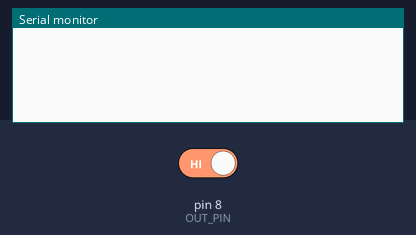
A sketch run on a simulated Arduino Uno, built with avr-gcc and run on an emulated ATmega328P. Parts: the last lines printed to the serial monitor. The test bench sets the inputs (shaded band); at power-on: pin 8 (OUT_PIN) HIGH.

Above: at 1.2 s.
1.3 s: pin 8 (OUT_PIN) driven LOW
At 1.42 s:
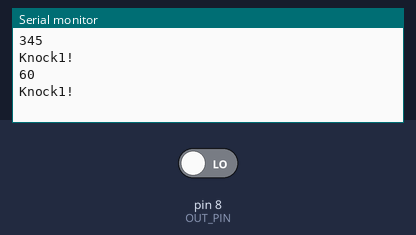
At 2.43 s:
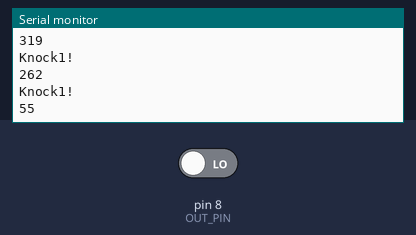
2.8 s: pin 8 (OUT_PIN) driven HIGH
Timing chart, 0 to 5.8 s (numbered marks = the images above; inputs shaded):
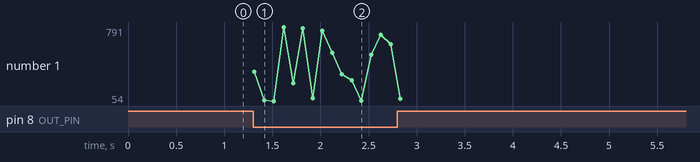

The sketch:

mididrums.ino
```cpp
// (licence header left out)
//uses blue microphone module from ebay.

const int OUT_PIN = 8;
const int SAMPLE_TIME = 100;
unsigned long millisCurrent;
unsigned long millisLast = 0;
unsigned long millisElapsed = 0;

const int threshold1 = 50;
const int threshold2 = 500;
const int threshold3 = 1000;

int sampleBufferValue = 0;

void setup() {
  Serial.begin(9600);
}

void loop() {

  millisCurrent = millis();
  millisElapsed = millisCurrent - millisLast;

  if (digitalRead(OUT_PIN) == LOW) {
    sampleBufferValue++;
  }

  if (millisElapsed > SAMPLE_TIME) {
    if (sampleBufferValue > 0){
    Serial.println(sampleBufferValue);

    if (sampleBufferValue >= threshold1)
  {
 //   noteOn(0x90, note, 0x45);
 //   delay(100);
    //Note on channel 1 (0x90), some note value (note), silent velocity (0x00):
 //   noteOn(0x90, note, 0x00);
      //    delay(80);
            Serial.println("Knock1!");
  }
      if (sampleBufferValue >= threshold2)
  {
       //   delay(80);
            Serial.println("Knock2!");
  }
      if (sampleBufferValue >= threshold3)
  {
      //    delay(80);
            Serial.println("Knock3!");
  }

      }
    sampleBufferValue = 0;
    millisLast = millisCurrent;

  }


}

void noteOn(int cmd, int pitch, int velocity) {
  Serial.write(cmd);
  Serial.write(pitch);
  Serial.write(velocity);
}
```

Measured:
- after the input at 1.3 s, the serial monitor: prints a new line at once (image 1)
- plotted number 1: 620 → 75 after the input at 2.8 s
